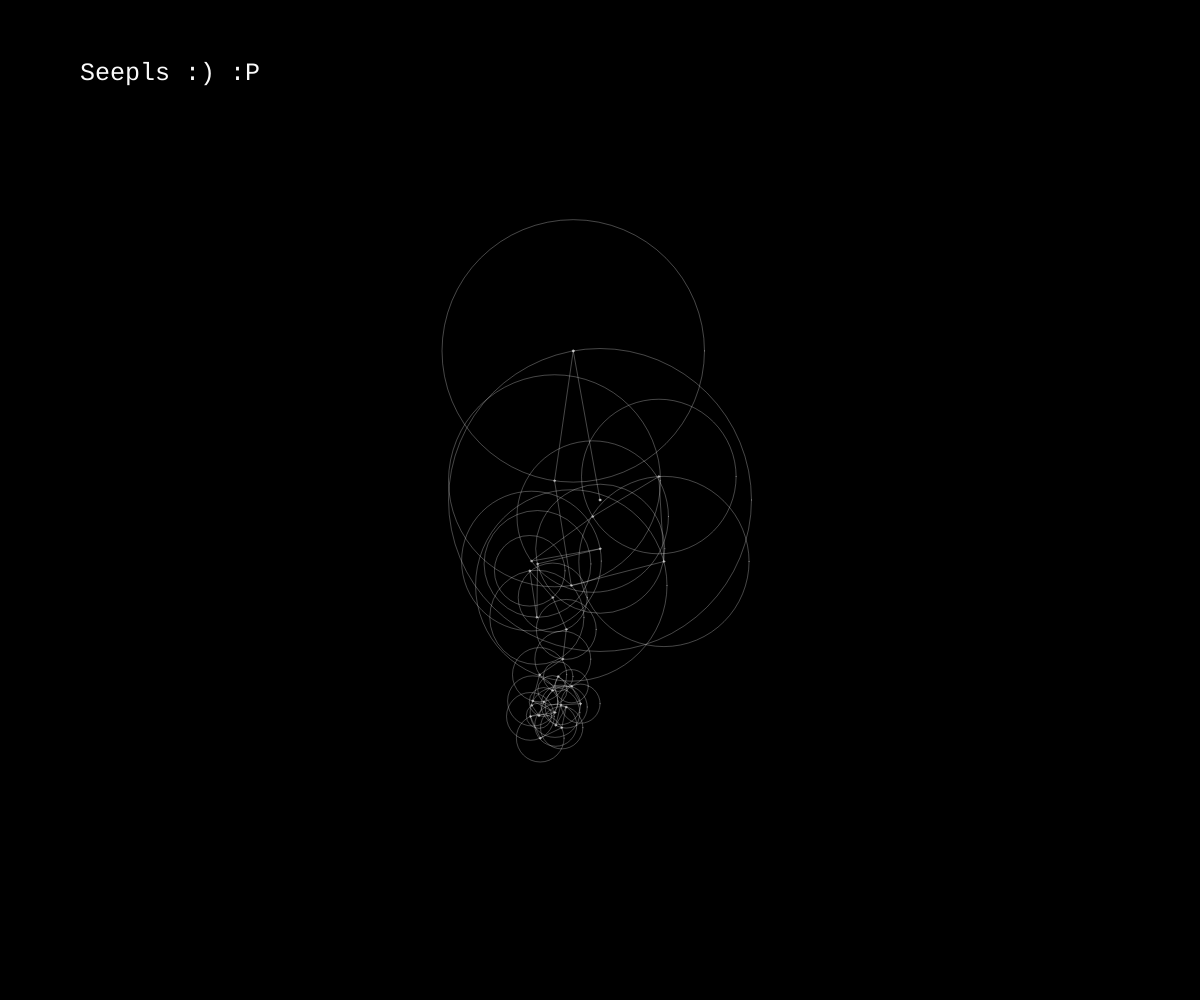
Frame 1 (no input)
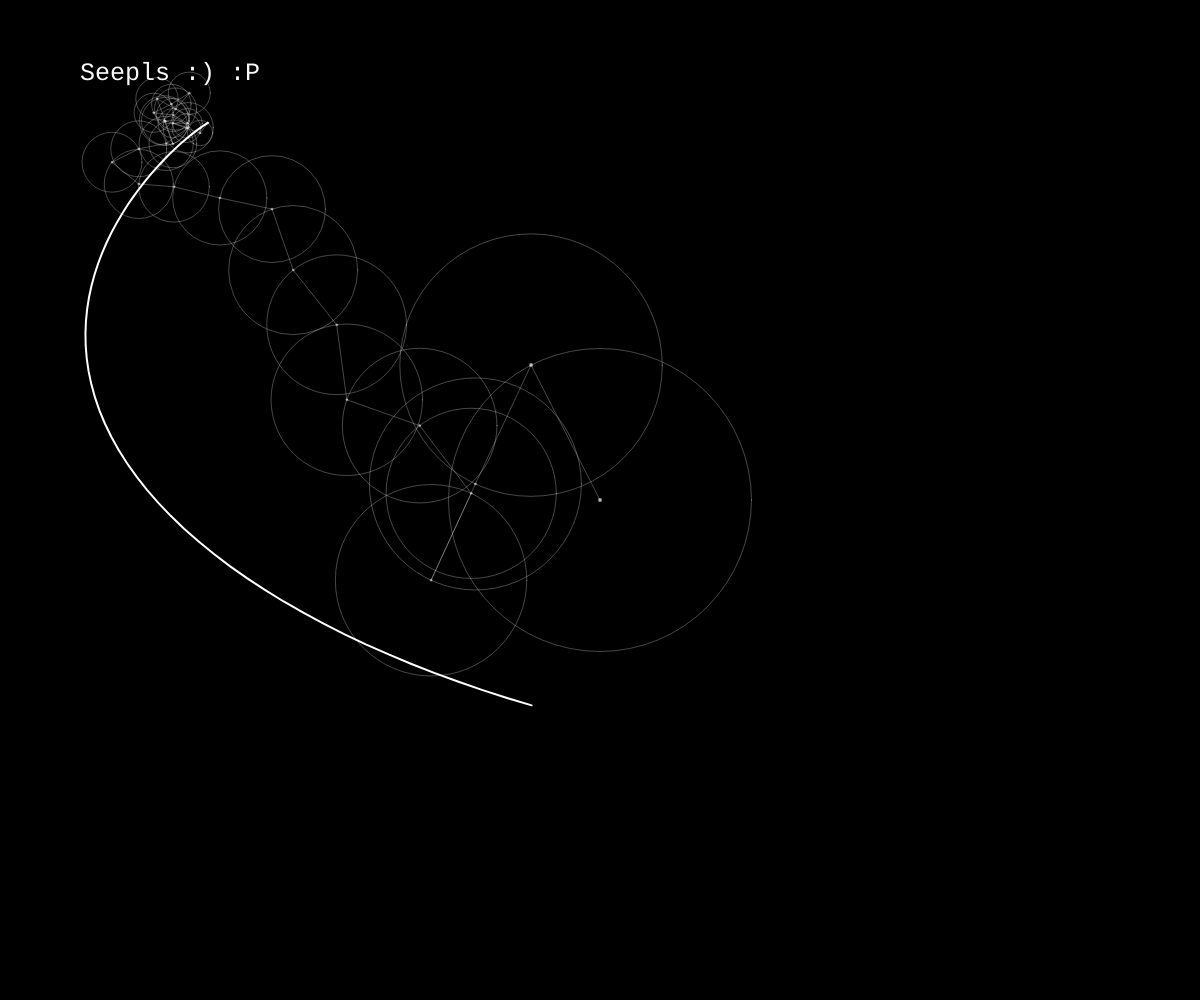
Frame 60 (no input)
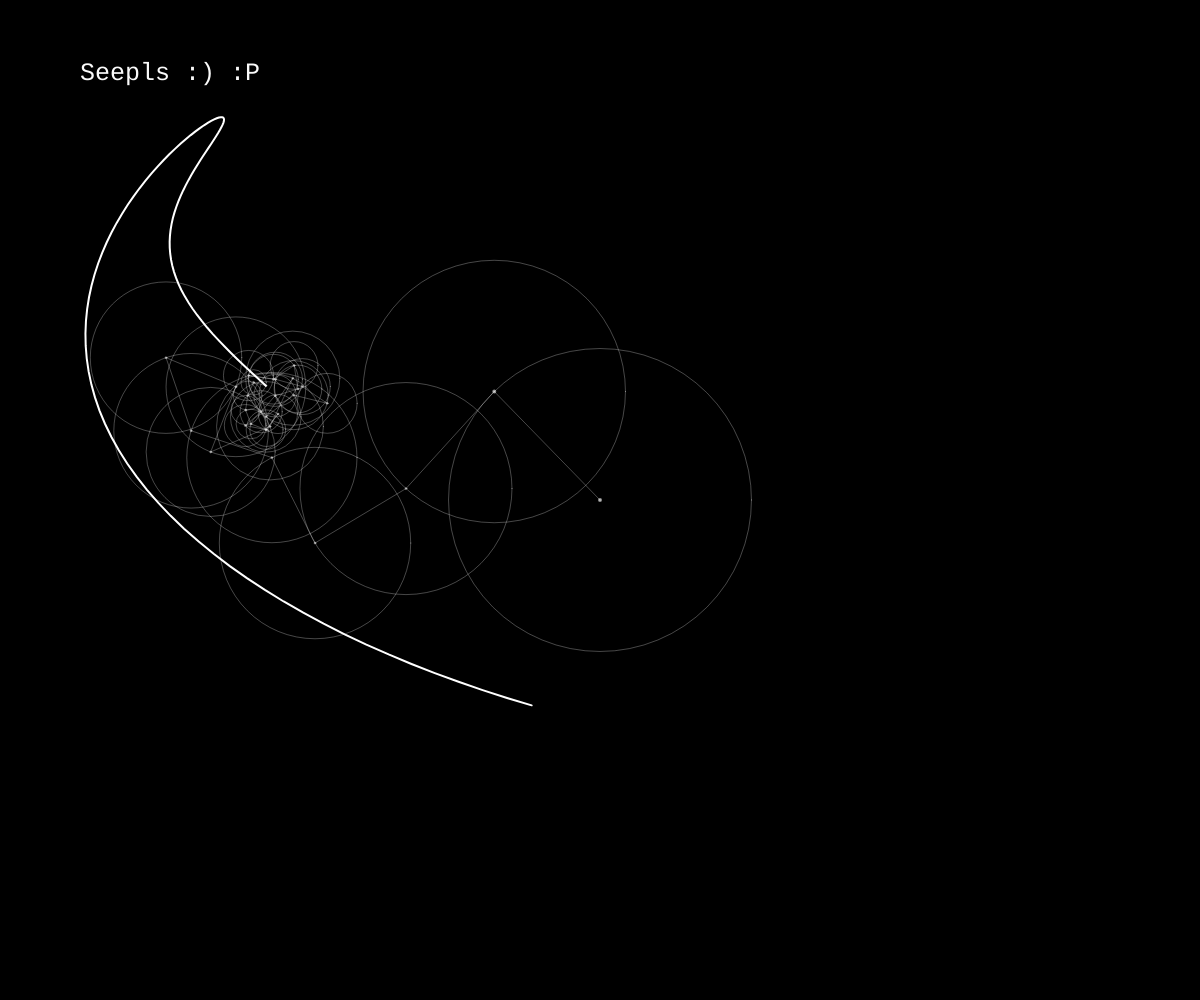
Frame 120 (the mouse pressed at the canvas centre since frame 60)

The p5.js sketch that drew these frames (run headless with seeded random() and noise() and a simulated clock; from frame 60 on, the mouse is pressed at the canvas centre):

// p5.js sketch
// ── sketch.js
// Generation of text "Seepls" using Fourier Series.

var b_t = 0;
var y_wave = [],f;

function setup() { 
  var __canvas = createCanvas(windowWidth, windowHeight);
  ff = windowWidth*windowHeight;
} 	

function draw() {
  background(0);
  
  fill(250);
  noStroke();
  textFont('monospace');
  textSize(25);
  text("Seepls :) :P", 80, 80);
  
  translate(width/2, height/2);
  let m_x = 0;
  let u_y = 0;
  
  let x10_freq = [-1,1,2,-3,-2,3,7,-7,5,6,-4,8,9,14,12,13,10,-6,11,-5,-15,-10,-8,-12,-14,-11,4,15,16,-17];
  let mu_coeff = [63.118388975368504,54.67727719623326,44.173021585145484,39.8793145947866,35.46724657329891,32.208378579825066,31.55331359518135,29.11148004487249,26.890949824193523,22.255946978214375,19.626692176245783,14.716300202474612,14.393501548982481,12.478615979340432,11.65316026871935,11.292270447447676,10.45787279651488,10.3707223010895,9.94548309746015,9.943859857081096,8.829499269782549,8.770265255907516,8.752910460976315,8.221994338926239,8.158195430204918,6.916817905720429,6.191860577009642,6.112106167765009,6.025367931802287,5.288047113433678];
  // l;
  let x10_phase = [-1.748315791879811,1.7139183618774552,1.4121013764163104,-0.2532130192063159,-1.6309345694142,2.5969054738526935,2.5131756992519483,-0.17769886869149576,2.903637857214652,1.582380091434139,-1.7231061037755184,0.8610564841508481,1.1680248648077525,1.6879512518021076,2.5499616890438945,1.827213758542088,0.47891210975051407,2.984332437290356,1.1462757291643189,-0.45252667751669956,-1.3555288124872218,2.091083847003369,-1.3276402930427806,-0.060674482906333545,-2.0399919785084855,-2.5175878870677444,1.9672132792895807,2.2101188895221764,1.9001292509787755,-2.1883683985715043];
  stroke(255, 145);
	fill(255, 100);
	ellipse(m_x,u_y,2);
  for(let i = 0; i<mu_coeff.length;i++){
	  let px = m_x;
	  let py = u_y;
	  var r = mu_coeff[i];
	  r = r*ff/500000;
    var w = x10_freq[i];
	  m_x += r*cos(w*b_t+x10_phase[i]);
	  u_y += r*sin(w*b_t+x10_phase[i]);
	  // line
    // x10
    stroke(25*10, 145);
	  fill(255, 100);
	  ellipse(m_x,u_y,2);
    strokeWeight(0.5);
	  noFill();
	  ellipse(px, py , r*2);
	  
	  line(px,py,m_x,u_y);
  }
  
  y_wave.unshift([m_x, u_y]);
  b_t += 0.005;
  if (y_wave.length > 1280)
	  y_wave.pop();
  
  //translate(400,0);
  
  line(m_x,u_y, 0, y_wave[0]);
  beginShape();
  stroke(255);
  strokeWeight(2);
  for (var i = 0;i<y_wave.length;i++)
	  vertex(y_wave[i][0], y_wave[i][1]);
  endShape();
}
